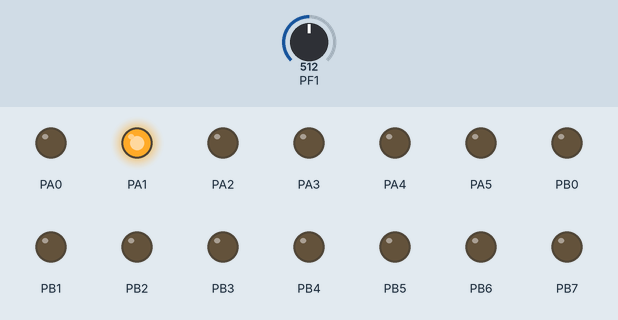
Recording of a program running on a simulated ATmega128, built with avr-gcc and emulated at 10 MHz. Parts: output pins drawn as LEDs (lit = HIGH). The test bench sets the inputs (shaded band); at power-on: PF1 = 512.

Above: at 1.2 s.
1.3 s: PF1 set to 716
At 2.5 s:
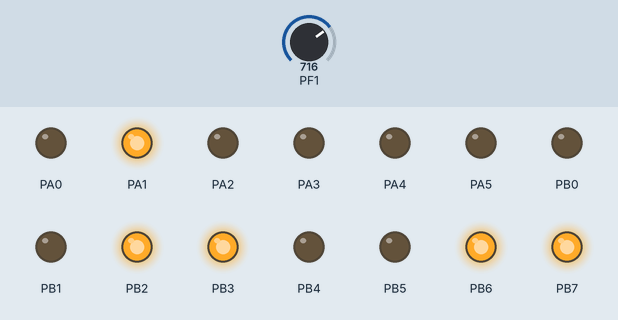
2.8 s: PF1 set to 900
At 3.6 s:
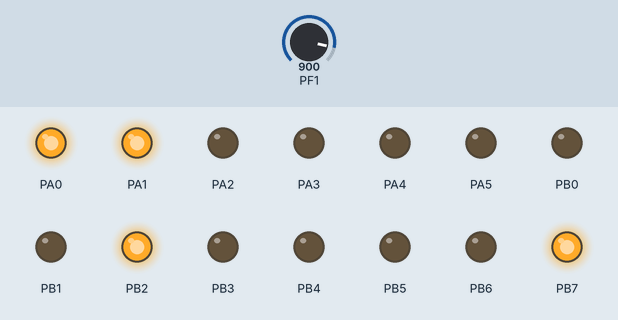
4.3 s: PF1 set to 1023
At 4.8 s:
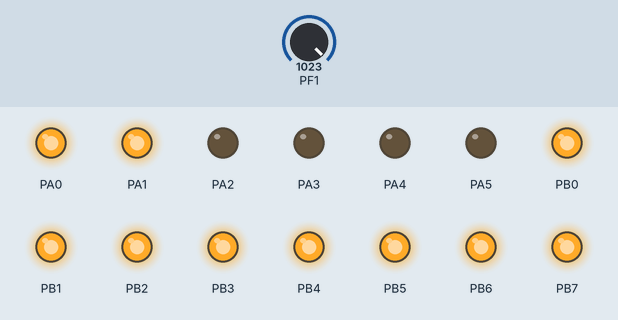
5.8 s: PF1 set to 511
At 7.0 s:
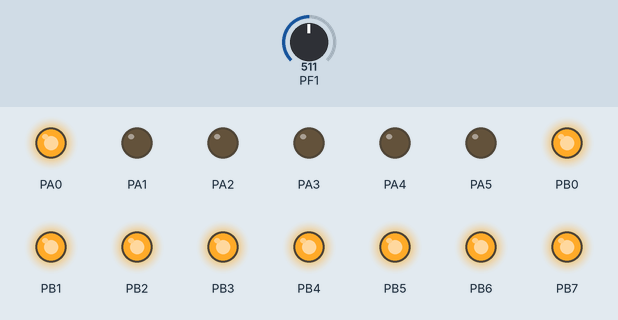
7.3 s: PF1 set to 306
At 8.2 s:
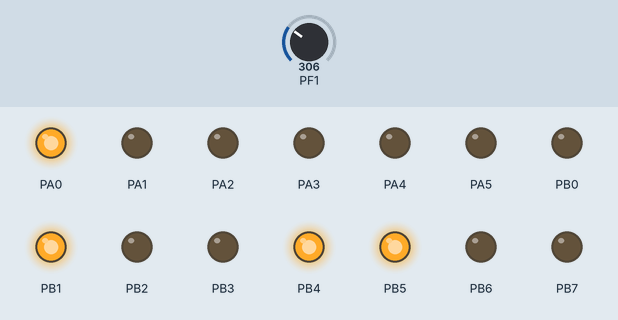
Timing chart, 0 to 9.8 s (numbered marks = the images above; inputs shaded):
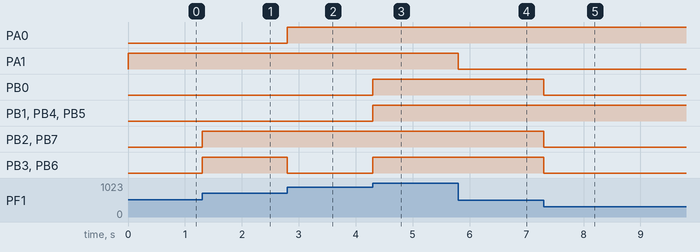

Measured:
- after the input at 1.3 s, PB2, PB3, PB6, PB7: LOW → HIGH at once
- after the input at 2.8 s, PA0: LOW → HIGH at once; PB3, PB6: HIGH → LOW at once
- after the input at 4.3 s, PB0, PB1, PB3–6: LOW → HIGH at once
- after the input at 5.8 s, PA1: HIGH → LOW at once
- after the input at 7.3 s, PB0, PB2, PB3, PB6, PB7: HIGH → LOW at once

The program:

ADC_Example.c
```c
/*
 * ADC_Example.c
 *
 * Created: 26.08.2011 13:34:04
 *  Author: Denis Vasilkovsky
 *
 *   About: Пример работы со встроенным АЦП контроллера. Функция read_adc
 *          сообщает текущее напряжение на выбранной ножке adc_input, используя
 *          метод опроса флага завершения преобразования (polling). Полученный
 *          результат для жестко закодированного канала PF1 отображается в виде
 *          двоичных данных на светодиодах портов A и B.
 */

#include <avr/io.h>
#define F_CPU 10000000UL
#include <util/delay.h>

// Функция запуска преобразования АЦП и
// чтения результата
unsigned int read_adc(unsigned char adc_input) {
	// Сбрасываем прошлый канал
    ADMUX &=~((1 << MUX0) | (1 << MUX1) | (1 << MUX2));
	// И выбираем новый
    ADMUX |= adc_input;
    // Задержка на установление опорного напряжения
    _delay_us(10);
    // Запуск преобразования АЦП
	ADCSRA |= (1 << ADSC);
    // Ожидание окончания преобразования
    while ((ADCSRA & (1 << ADIF))==0);
	// Сброс флага прерывания
    ADCSRA |= (1 << ADIF);
    return ADC;
}

int main(void) {
	// Настраиваем PORTA и PORTB на вывод
	DDRA  = 0xFF;
	PORTA = 0x00;
	DDRB  = 0xFF;
	PORTB = 0x00;

	// Выбираем источник опорного напряжения АЦП
	ADMUX |= (1 << REFS0);
	// Выбираем предделитель и включаем АЦП в работу
	ADCSRA |= (1 << ADEN) | (1 << ADPS2) | (1 << ADPS1) |
	          (1 << ADPS0);

    while(1) {
        // Считывание результата преобразования.
		int adc_result;
		adc_result = read_adc(PF1);
		// Вывод результата
		PORTB = adc_result;
		PORTA = adc_result >> 8;
    }
}
```
